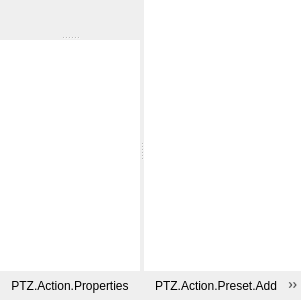
<?xml version="1.0" encoding="UTF-8"?>
<ui version="4.0">
 <class>PTZControls</class>
 <widget class="QFrame" name="PTZControls">
  <property name="geometry">
   <rect>
    <x>0</x>
    <y>0</y>
    <width>200</width>
    <height>300</height>
   </rect>
  </property>
  <property name="contextMenuPolicy">
   <enum>Qt::ContextMenuPolicy::CustomContextMenu</enum>
  </property>
  <layout class="QVBoxLayout" name="dockWidgetContentsVerticalLayout">
   <property name="spacing">
    <number>0</number>
   </property>
   <property name="leftMargin">
    <number>0</number>
   </property>
   <property name="topMargin">
    <number>0</number>
   </property>
   <property name="rightMargin">
    <number>0</number>
   </property>
   <property name="bottomMargin">
    <number>0</number>
   </property>
   <item>
    <widget class="QSplitter" name="splitter">
     <property name="orientation">
      <enum>Qt::Orientation::Horizontal</enum>
     </property>
     <property name="childrenCollapsible">
      <bool>true</bool>
     </property>
     <widget class="QWidget" name="cameraColumn" native="true">
      <layout class="QVBoxLayout" name="cameraColumnVerticalLayout">
       <property name="spacing">
        <number>0</number>
       </property>
       <property name="leftMargin">
        <number>0</number>
       </property>
       <property name="topMargin">
        <number>0</number>
       </property>
       <property name="rightMargin">
        <number>0</number>
       </property>
       <property name="bottomMargin">
        <number>0</number>
       </property>
       <item>
        <widget class="QSplitter" name="vertsplitter">
         <property name="orientation">
          <enum>Qt::Orientation::Vertical</enum>
         </property>
         <property name="childrenCollapsible">
          <bool>true</bool>
         </property>
      <widget class="PTZMovementControls" name="movementControlsWidget" native="true">
       <property name="sizePolicy">
        <sizepolicy hsizetype="Expanding" vsizetype="Fixed">
         <horstretch>0</horstretch>
         <verstretch>0</verstretch>
        </sizepolicy>
       </property>
      </widget>
      <widget class="CircularListView" name="deviceList">
       <property name="sizePolicy">
        <sizepolicy hsizetype="Expanding" vsizetype="Expanding">
         <horstretch>0</horstretch>
         <verstretch>0</verstretch>
        </sizepolicy>
       </property>
       <property name="minimumSize">
        <size>
         <width>100</width>
         <height>50</height>
        </size>
       </property>
       <property name="frameShape">
        <enum>QFrame::NoFrame</enum>
       </property>
       <property name="editTriggers">
        <set>QAbstractItemView::EditTrigger::NoEditTriggers</set>
       </property>
      </widget>
     </widget>
       </item>
       <item>
        <widget class="QToolBar" name="ptzToolbar">
         <property name="iconSize">
          <size>
           <width>16</width>
           <height>16</height>
          </size>
         </property>
         <addaction name="actionProperties"/>
        </widget>
       </item>
      </layout>
     </widget>
     <widget class="QWidget" name="presetColumn" native="true">
      <property name="sizePolicy">
       <sizepolicy hsizetype="Preferred" vsizetype="Preferred">
        <horstretch>1</horstretch>
        <verstretch>0</verstretch>
       </sizepolicy>
      </property>
      <layout class="QVBoxLayout" name="presetColumnVerticalLayout">
       <property name="spacing">
        <number>0</number>
       </property>
       <property name="leftMargin">
        <number>0</number>
       </property>
       <property name="topMargin">
        <number>0</number>
       </property>
       <property name="rightMargin">
        <number>0</number>
       </property>
       <property name="bottomMargin">
        <number>0</number>
       </property>
       <item>
        <widget class="CircularListView" name="presetListView">
         <property name="frameShape">
          <enum>QFrame::NoFrame</enum>
         </property>
         <property name="editTriggers">
          <set>QAbstractItemView::EditTrigger::EditKeyPressed</set>
         </property>
        </widget>
       </item>
       <item>
        <widget class="QToolBar" name="presetToolbar">
         <property name="iconSize">
          <size>
           <width>16</width>
           <height>16</height>
          </size>
         </property>
         <addaction name="actionPresetAdd"/>
         <addaction name="actionPresetMoveUp"/>
         <addaction name="actionPresetMoveDown"/>
        </widget>
       </item>
      </layout>
     </widget>
    </widget>
   </item>
  </layout>
  <action name="actionProperties">
   <property name="enabled">
    <bool>true</bool>
   </property>
   <property name="text">
    <string>PTZ.Action.Properties</string>
   </property>
   <property name="toolTip">
    <string>PTZ.Action.Properties.Tooltip</string>
   </property>
   <property name="class" stdset="0">
    <string notr="true">icon-gear</string>
   </property>
  </action>
  <action name="actionPresetAdd">
   <property name="text">
    <string>PTZ.Action.Preset.Add</string>
   </property>
   <property name="toolTip">
    <string>PTZ.Action.Preset.Add.Tooltip</string>
   </property>
   <property name="class" stdset="0">
    <string notr="true">icon-plus</string>
   </property>
  </action>
  <action name="actionPresetRemove">
   <property name="text">
    <string>PTZ.Action.Preset.Remove</string>
   </property>
   <property name="toolTip">
    <string>PTZ.Action.Preset.Remove.Tooltip</string>
   </property>
   <property name="class" stdset="0">
    <string notr="true">icon-trash</string>
   </property>
  </action>
  <action name="actionPresetMoveUp">
   <property name="text">
    <string>PTZ.Action.Preset.MoveUp</string>
   </property>
   <property name="toolTip">
    <string>PTZ.Action.Preset.MoveUp.Tooltip</string>
   </property>
   <property name="class" stdset="0">
    <string notr="true">icon-up</string>
   </property>
  </action>
  <action name="actionPresetMoveDown">
   <property name="text">
    <string>PTZ.Action.Preset.MoveDown</string>
   </property>
   <property name="toolTip">
    <string>PTZ.Action.Preset.MoveDown.Tooltip</string>
   </property>
   <property name="class" stdset="0">
    <string notr="true">icon-down</string>
   </property>
  </action>
  <action name="actionPresetRename">
   <property name="text">
    <string>PTZ.Action.Preset.Rename</string>
   </property>
   <property name="toolTip">
    <string>PTZ.Action.Preset.Rename.Tooltip</string>
   </property>
  </action>
  <action name="actionPresetSave">
   <property name="text">
    <string>PTZ.Action.Preset.Save</string>
   </property>
   <property name="toolTip">
    <string>PTZ.Action.Preset.Save.Tooltip</string>
   </property>
  </action>
  <action name="actionPresetExport">
   <property name="text">
    <string>PTZ.Action.Preset.Export</string>
   </property>
   <property name="toolTip">
    <string>PTZ.Action.Preset.Export.Tooltip</string>
   </property>
  </action>
  <action name="actionPresetGridView">
   <property name="checkable">
    <bool>true</bool>
   </property>
   <property name="text">
    <string>PTZ.Action.Preset.GridView</string>
   </property>
   <property name="toolTip">
    <string>PTZ.Action.Preset.GridView.Tooltip</string>
   </property>
  </action>
  <action name="actionPresetImport">
   <property name="text">
    <string>PTZ.Action.Preset.Import</string>
   </property>
   <property name="toolTip">
    <string>PTZ.Action.Preset.Import.Tooltip</string>
   </property>
  </action>
 </widget>
 <customwidgets>
  <customwidget>
   <class>TouchControl</class>
   <extends>QWidget</extends>
   <header>touch-control.hpp</header>
   <container>1</container>
  </customwidget>
  <customwidget>
   <class>CircularListView</class>
   <extends>QListView</extends>
   <header>circularlistview.hpp</header>
  </customwidget>
  <customwidget>
   <class>SquareToolButton</class>
   <extends>QToolButton</extends>
   <header>square-tool-button.hpp</header>
  </customwidget>
  <customwidget>
   <class>PTZMovementControls</class>
   <extends>QWidget</extends>
   <header>ptz-movement-controls.hpp</header>
   <container>1</container>
  </customwidget>
 </customwidgets>
 <resources>
  <include location="ptz-controls.qrc"/>
 </resources>
 <connections/>
</ui>
